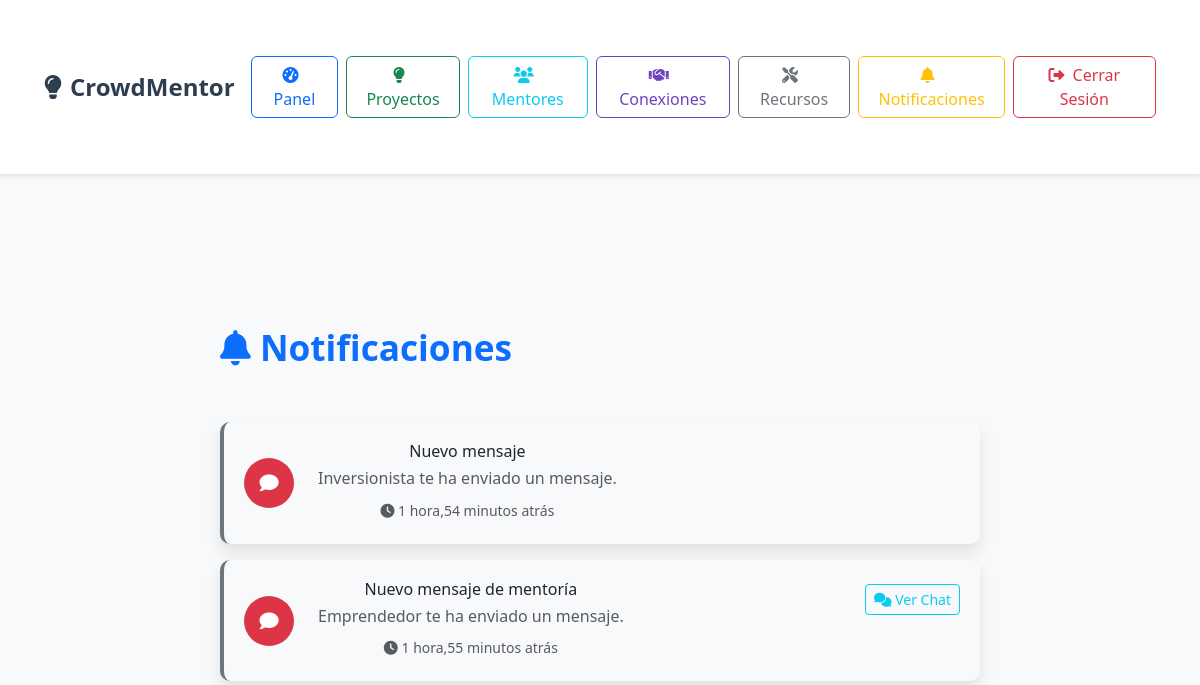
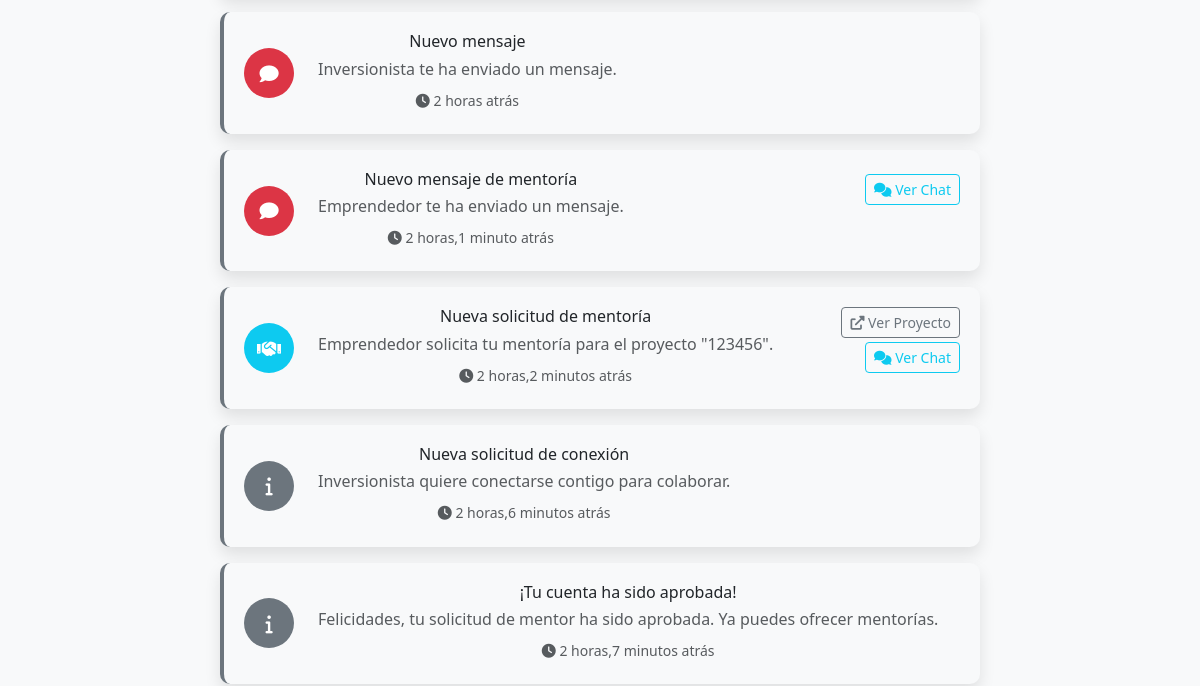
The app's page /notifications/ (signed in, upper part), older data (2 pictures, top to bottom).
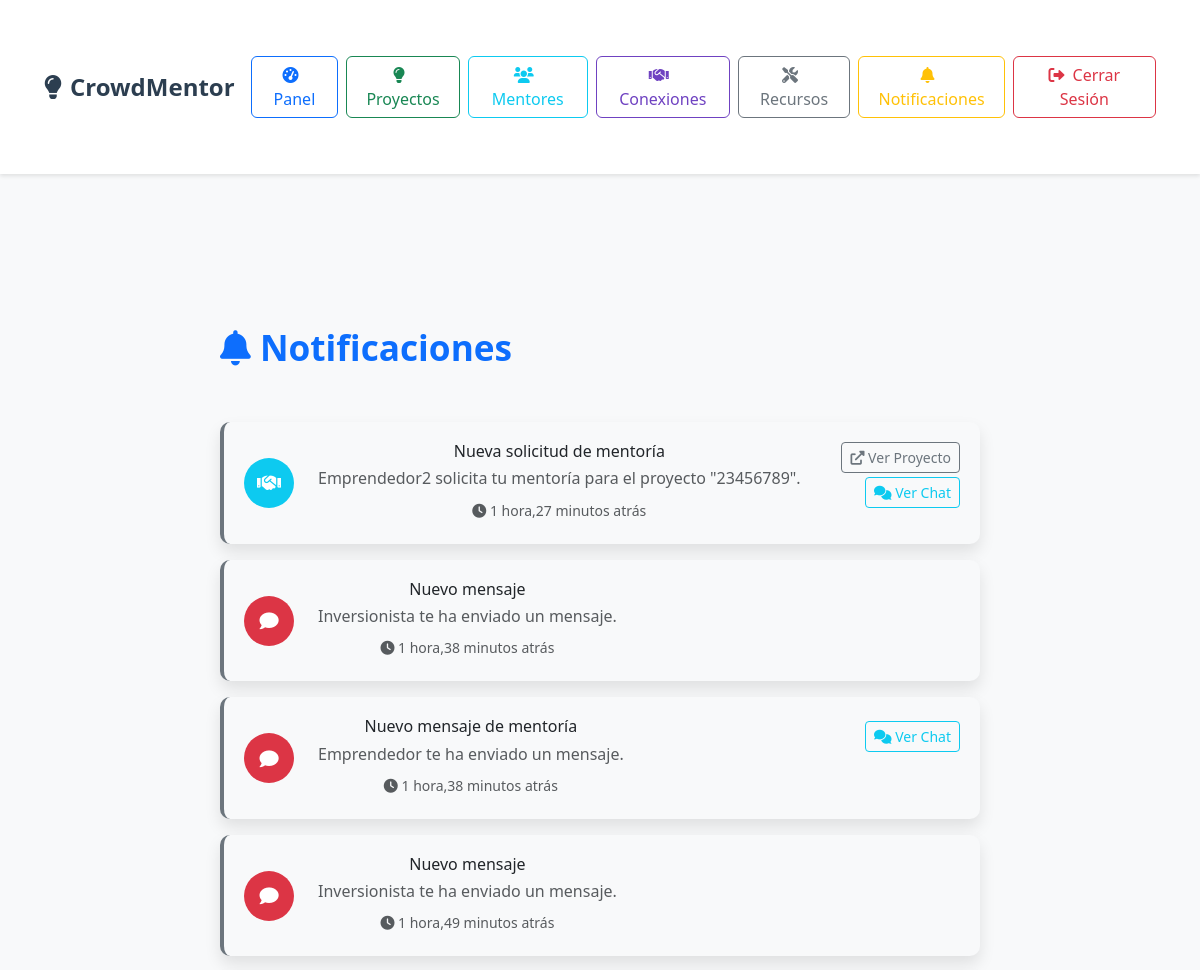
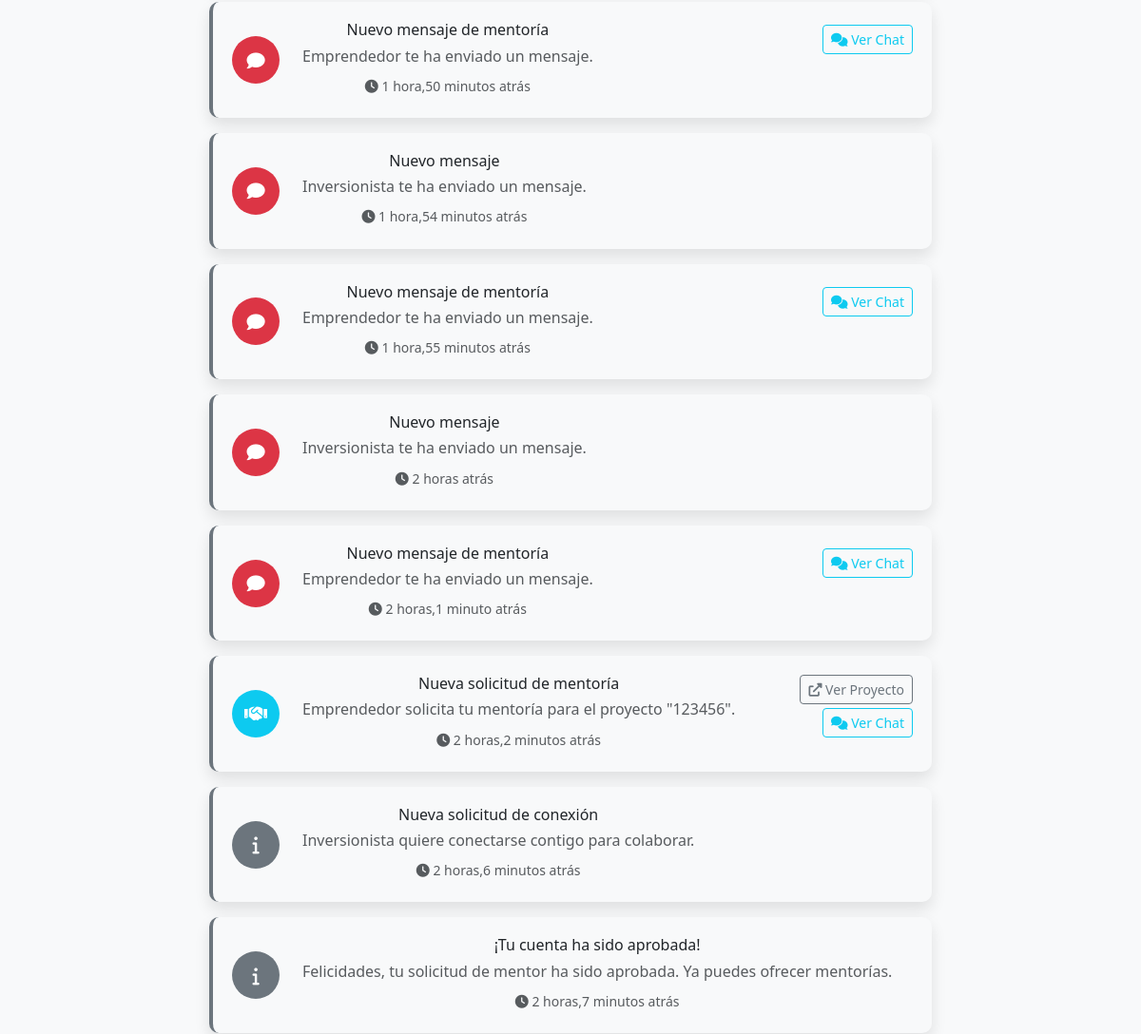
The same page, newer data (2 pictures, top to bottom).
### core/models.py (models this page shows, shortened)
class Notification(models.Model):
    NOTIFICATION_TYPES = (
        ('investment', 'Nueva Inversión'),
        ('mentorship', 'Solicitud de Mentoría'),
        ('evaluation', 'Nueva Evaluación'),
        ('message', 'Nuevo Mensaje'),
        ('project_update', 'Actualización de Proyecto'),
        ('system', 'Notificación del Sistema'),
    )
    user = models.ForeignKey(User, on_delete=models.CASCADE, related_name='notifications')
    title = models.CharField(max_length=200)
    message = models.TextField()
    notification_type = models.CharField(max_length=20, choices=NOTIFICATION_TYPES)
    is_read = models.BooleanField(default=False)
    created_at = models.DateTimeField(auto_now_add=True)
    related_project = models.ForeignKey(Project, on_delete=models.CASCADE, blank=True, null=True)
    related_investment = models.ForeignKey(Investment, on_delete=models.CASCADE, blank=True, null=True)
    related_mentorship = models.ForeignKey(Mentorship, on_delete=models.CASCADE, blank=True, null=True)
    class Meta:
        ordering = ['-created_at']

### core/views.py (the view)
# urls.py: path('notifications/', views.notifications, name='notifications'),
@login_required
def notifications(request):
    all_notifications = request.user.notifications.all()
    unread_count = all_notifications.filter(is_read=False).count()
    notifications = all_notifications[:20]  # Últimas 20 notificaciones
    if request.method == 'POST':
        notification_ids = request.POST.getlist('mark_read')
        Notification.objects.filter(id__in=notification_ids, user=request.user).update(is_read=True)
        return redirect('notifications')
    context = {
        'notifications': notifications,
        'unread_count': unread_count
    }
    return render(request, 'notifications.html', context)

### core/templatetags/custom_filters.py (called while the page is built)
@register.filter
def has_profile(user):
    return hasattr(user, 'profile') and user.profile is not None

@register.filter
def get_user_type(user):
    if hasattr(user, 'profile') and user.profile:
        return user.profile.user_type
    return None

### core/templates/notifications.html (shortened to what the changed rows need)
{% extends 'base.html' %}
{% load static %}
{% block extra_css %}
<link rel="stylesheet" href="{% static 'css/notifications.css' %}">
{% endblock %}
{% block content %}
<div class="container py-5">
    <div class="row">
        <div class="col-md-8 mx-auto">
            <div class="d-flex justify-content-between align-items-center mb-4">
                <h2 class="text-primary">
                    <i class="fas fa-bell"></i> Notificaciones
                </h2>
            </div>
            {% for notification in notifications %}
                <div class="card notification-card notification-{{ notification.notification_type }} {% if not notification.is_read %}unread{% else %}read{% endif %} mb-3">
                    <div class="card-body">
                        <div class="row align-items-center">
                            <div class="col-auto">
                                <div class="notification-icon
                                    {% if notification.notification_type == 'investment' %}bg-success text-white
                                    {% elif notification.notification_type == 'mentorship' %}bg-info text-white
                                    {% elif notification.notification_type == 'evaluation' %}bg-warning text-dark
                                    {% elif notification.notification_type == 'message' %}bg-danger text-white
                                    {% elif notification.notification_type == 'project_update' %}bg-purple text-white
                                    {% else %}bg-secondary text-white{% endif %}">
                                    {% if notification.notification_type == 'investment' %}
                                        <i class="fas fa-coins"></i>
                                    {% elif notification.notification_type == 'mentorship' %}
                                        <i class="fas fa-handshake"></i>
                                    {% elif notification.notification_type == 'evaluation' %}
                                        <i class="fas fa-star"></i>
                                    {% elif notification.notification_type == 'message' %}
                                        <i class="fas fa-comment"></i>
                                    {% elif notification.notification_type == 'project_update' %}
                                        <i class="fas fa-edit"></i>
                                    {% else %}
                                        <i class="fas fa-info"></i>
                                    {% endif %}
                                </div>
                            </div>
                            <div class="col">
                                <div class="d-flex justify-content-between align-items-start">
                                    <div>
                                        <h6 class="mb-1 {% if not notification.is_read %}fw-bold{% endif %}">
                                            {{ notification.title }}
                                        </h6>
                                        <p class="mb-1 text-muted">{{ notification.message }}</p>
                                        <small class="text-muted">
                                            <i class="fas fa-clock"></i> {{ notification.created_at|timesince }} atrás
                                        </small>
                                    </div>
                                    <div class="d-flex flex-column align-items-end">
                                        {% if notification.related_project %}
                                            <a href="{% url 'project_detail' notification.related_project.id %}"
                                               class="btn btn-sm btn-outline-secondary">
                                                <i class="fas fa-external-link-alt"></i> Ver Proyecto
                                            </a>
                                        {% endif %}
                                        {% if notification.related_mentorship %}
                                            <a href="{% url 'mentorship_chat' notification.related_mentorship.id %}"
                                               class="btn btn-sm btn-outline-info mt-1">
                                                <i class="fas fa-comments"></i> Ver Chat
                                            </a>
                                        {% endif %}
                                    </div>
                                </div>
                            </div>
                        </div>
                    </div>
                </div>
            {% endfor %}
        </div>
    </div>
</div>
{% endblock %}

Row changes from the older to the newer data that the page shows:
added Notification: notification_type "mentorship" (drawn), title "Nueva solicitud de mentoría", message "Emprendedor2 solicita tu mentoría para el proyecto \"23456789\".", created_at "1 hora,27 minutos", shows "Ver Proyecto", shows "Ver Chat"
added Notification: notification_type "message" (drawn), title "Nuevo mensaje", message "Inversionista te ha enviado un mensaje.", created_at "1 hora,38 minutos"
added Notification: notification_type "message" (drawn), title "Nuevo mensaje de mentoría", message "Emprendedor te ha enviado un mensaje.", created_at "1 hora,38 minutos", shows "Ver Chat"
added Notification: notification_type "message" (drawn), title "Nuevo mensaje", message "Inversionista te ha enviado un mensaje.", created_at "1 hora,49 minutos"
added Notification: notification_type "message" (drawn), title "Nuevo mensaje de mentoría", message "Emprendedor te ha enviado un mensaje.", created_at "1 hora,50 minutos", shows "Ver Chat"
